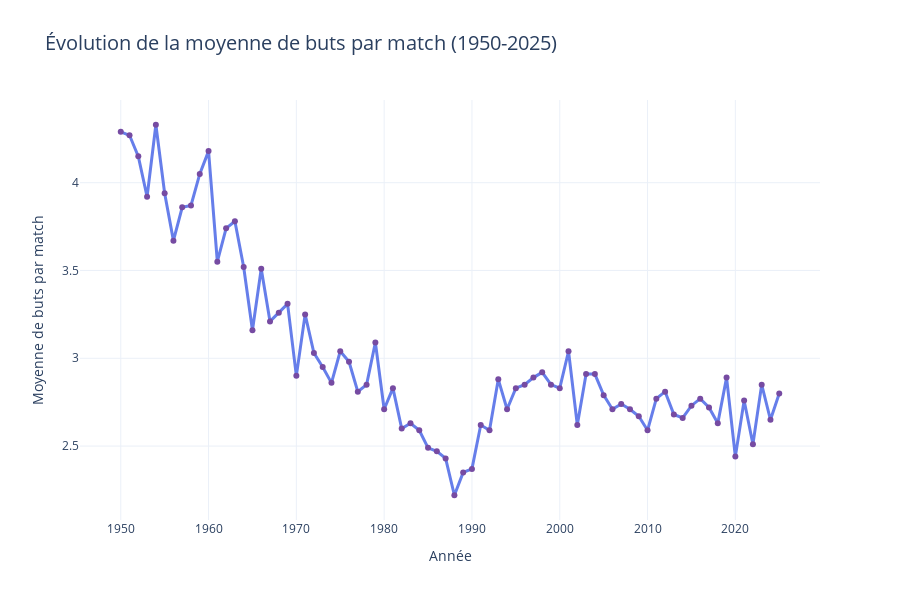

The notebook cell this image was saved under:
### Code cell
# Chargement des données
import plotly.express as px
import plotly.io as pio
pio.renderers.default = "vscode"
#df = pd.read_sql(query, engine)

# Création du graphique interactif
fig = px.line(
    df, 
    x='year', 
    y='avg_goals',
    title='Évolution de la moyenne de buts par match (1950-2025)',
    labels={'year': 'Année', 'avg_goals': 'Moyenne de buts par match'},
    markers=True
)

# Personnalisation
fig.update_traces(
    line_color='blue',
    line_width=3,
    marker=dict(size=6, color='green')
)

fig.update_layout(
    template='plotly_white',
    hovermode='x unified',
    font=dict(size=12),
    title_font_size=20,
    height=600
)

# Affichage
fig.show()
fig.write_html('evolution_buts.html')

### Figure 1 — Plotly figure (JSON) as saved in the notebook; plotly's stock layout.template omitted (floating-point values rounded to 4 significant figures)
{"data": [{"hovertemplate": "Année=%{x}<br>Moyenne de buts par match=%{y}<extra></extra>", "legendgroup": "", "line": {"color": "#667eea", "dash": "solid", "width": 3}, "marker": {"color": "#764ba2", "size": 6, "symbol": "circle"}, "mode": "lines+markers", "name": "", "orientation": "v", "showlegend": false, "type": "scatter", "x": [1950, 1951, 1952, 1953, 1954, 1955, 1956, 1957, 1958, 1959, 1960, 1961, 1962, 1963, 1964, 1965, 1966, 1967, 1968, 1969, 1970, 1971, 1972, 1973, 1974, 1975, 1976, 1977, 1978, 1979, 1980, 1981, 1982, 1983, 1984, 1985, 1986, 1987, 1988, 1989, 1990, 1991, 1992, 1993, 1994, 1995, 1996, 1997, 1998, 1999, 2000, 2001, 2002, 2003, 2004, 2005, 2006, 2007, 2008, 2009, 2010, 2011, 2012, 2013, 2014, 2015, 2016, 2017, 2018, 2019, 2020, 2021, 2022, 2023, 2024, 2025], "xaxis": "x", "y": [4.29, 4.27, 4.15, 3.92, 4.33, 3.94, 3.67, 3.86, 3.87, 4.05, 4.18, 3.55, 3.74, 3.78, 3.52, 3.16, 3.51, 3.21, 3.26, 3.31, 2.9, 3.25, 3.03, 2.95, 2.86, 3.04, 2.98, 2.81, 2.85, 3.09, 2.71, 2.83, 2.6, 2.63, 2.59, 2.49, 2.47, 2.43, 2.22, 2.35, 2.37, 2.62, 2.59, 2.88, 2.71, 2.83, 2.85, 2.89, 2.92, 2.85, 2.83, 3.04, 2.62, 2.91, 2.91, 2.79, 2.71, 2.74, 2.71, 2.67, 2.59, 2.77, 2.81, 2.68, 2.66, 2.73, 2.77, 2.72, 2.63, 2.89, 2.44, 2.76, 2.51, 2.85, 2.65, 2.8], "yaxis": "y"}], "layout": {"font": {"size": 12}, "height": 600, "hovermode": "x unified", "legend": {"tracegroupgap": 0}, "title": {"font": {"size": 20}, "text": "Évolution de la moyenne de buts par match (1950-2025)"}, "xaxis": {"anchor": "y", "domain": [0, 1], "title": {"text": "Année"}}, "yaxis": {"anchor": "x", "domain": [0, 1], "title": {"text": "Moyenne de buts par match"}}}}
